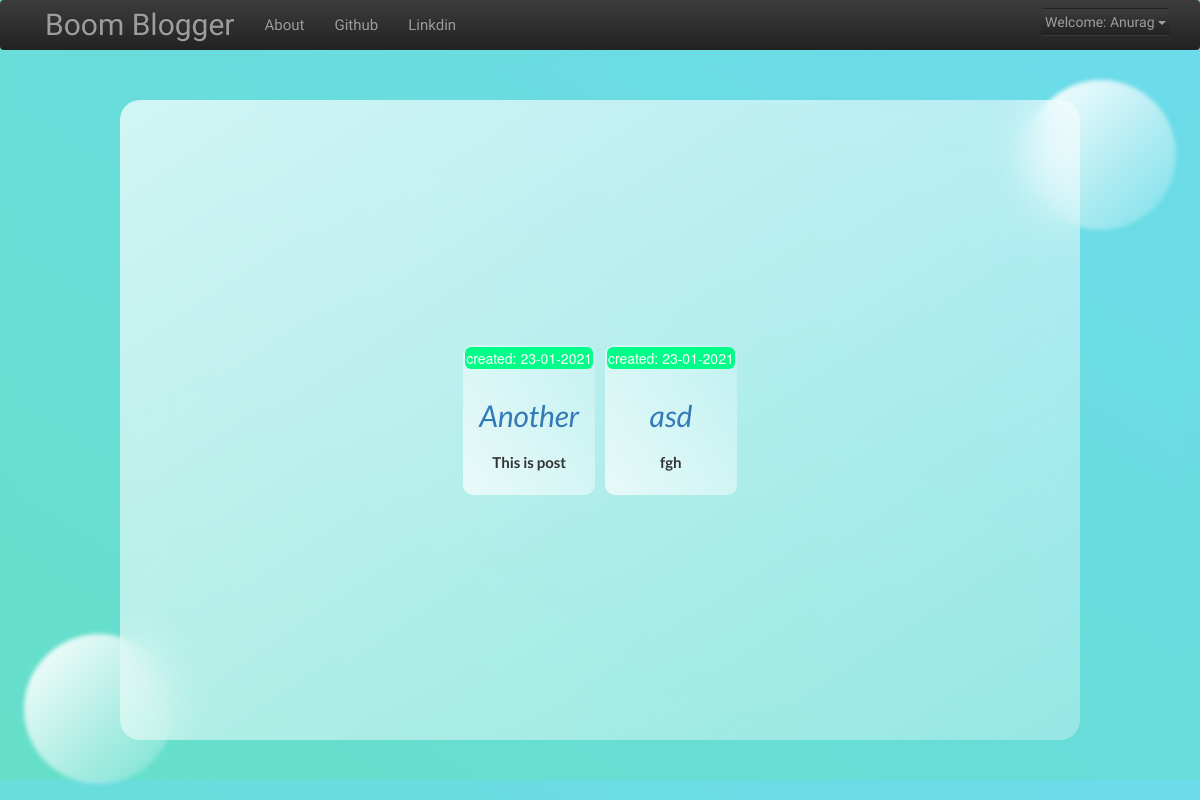
Page /drafts/ (signed in) on the committed database.
### blog/models.py (models this page shows, shortened)
class Post(models.Model):
    author = models.ForeignKey("auth.User", on_delete=models.CASCADE)  # 1
    title = models.CharField(max_length=200)
    text = models.TextField()
    created_date = models.DateTimeField(default=timezone.now)
    published_date = models.DateTimeField(blank=True, null=True)  # 2

### blog/views.py (the view)
# urls.py: path("drafts/", views.DraftListView.as_view(), name="post_draft_list"),
class DraftListView(LoginRequiredMixin, ListView):
    context_object_name = "draft_list"
    login_url = "/login/"
    redirect_field_name = "blog/post_draft_list.html"
    model = Post
    template_name = "post_draft_list.html"
    def get_queryset(self):
        return Post.objects.filter(published_date__isnull=True).order_by("created_date")

### blog/templates/blog/post_draft_list.html (shortened to what this page needs)
{% extends 'blog/base.html' %}
{% block content %}
<div class="centerstage">
  {% for draft in draft_list %}
  {% if not draft.published_date %}
  <div class="card">
    <p class="date">created: {{ draft.created_date|date:'d-m-Y' }}</p>
    <h2><a href="{% url 'post_detail' pk=draft.pk %}">{{ draft.title }}</a></h2>
    <p class="postcontent">{{ draft.text|safe|truncatechars:50 }}</p>
  </div>
  {% endif %}
  {% empty %}
  <h2 class="empty">No Drafts!!</h2>
  {% endfor %}
</div>
{% endblock content %}

### blog/templates/blog/base.html (shortened to what this page needs)
<!DOCTYPE html>
{% load staticfiles %}
<html lang="en">
<head>
  <link rel="stylesheet" href="https://stackpath.bootstrapcdn.com/bootstrap/3.4.1/css/bootstrap.min.css"
>
  <link rel="stylesheet" href="https://stackpath.bootstrapcdn.com/bootstrap/3.4.1/css/bootstrap-theme.min.css"
>
  <link rel="stylesheet" href="//cdn.jsdelivr.net/npm/medium-editor@latest/dist/css/medium-editor.min.css"
    type="text/css" media="screen" charset="utf-8">
  <link rel="stylesheet" type="text/css" href="{% static 'css/blog.css' %}" />
</head>
<body class="">
  <nav class="nav navbar-inverse techfont custom-navbar navbar-sticky-top">
    <div class="container">
      <div class="navbar-header animated-collapse-icon">
        <li><a href="{% url 'post_list' %}" class="navbar-brand bigbrand ">Boom Blogger</a>
        </li>
      </div>
      <div class="collapse navbar-collapse dropdown" id="mydropdown">
        <ul class="nav navbar-nav">
          <li><a href="{% url 'about' %}" class="navbar-link">About</a></li>
          <li><a href="https://github.com/" class="navbar-link">Github</a></li>
          <li><a href="https://www.linkedin.com/" class="navbar-link">Linkdin</a></li>
        </ul>
        <nav class="nav navbar-nav navbar-right">
          {% if user.is_authenticated %}
          <div class="dropdown" id="drop-animation">
            <button class="btn btn-basic dropdown-toggle " type="button" data-toggle="dropdown"
              style="background-image: linear-gradient(to bottom,#3c3c3c 0,#222 100%); color: #9d9d9d; padding: 3px; margin-top: 8px;">
              Welcome: {{ user.username }}
              <span class="caret"></span>
            </button>
          </div>
          {% else %}
          <li><a href="{% url 'login' %}" class="nav navbar-right"><span class="glyphicon glyphicon-user"></span></a>
          </li>
          {% endif %}
        </nav>
      </div>
    </div>
  </nav>
  <div class="content container-fluid">
    <div class="main">
      <div class="glass">
        <div class="blog_posts ">
          {% block content %}
          {% endblock %}
        </div>
      </div>
    </div>
    <div class="circle1"></div>
    <div class="circle2"></div>
  </div>
</body>
</html>

### blog/static/css/blog.css (style rules this page uses)
* { margin: 0; padding: 0; box-sizing: border-box; }
.techfont { font-family: 'Russo One', sans-serif; font-size: 1.5rem; margin-bottom: 10px; }
.bigbrand { font-size: 3rem; }
.centerstage { display: flex; align-items: center; justify-content: center; flex-flow: row wrap; padding: 10px; }
.postcontent { font-family: 'Monteserrat', 'Lucida Sans', 'Lucida Sans Regular', 'Lucida Grande', 'Lucida Sans Unicode', Geneva, Verdana, sans-serif; font-size: 1.5rem; }
body { min-height: 100%; background: linear-gradient(to right top, #65dfc9, #6cdbeb); z-index: -2; }
.main { min-height: 90vh; background: linear-gradient(to right top, #65dfc9, #6cdbeb); display: flex; align-items: center; justify-content: center; }
.glass { background: white; max-height: 80vh; min-width: 80vw; background: linear-gradient(to right bottom, rgba(255, 255, 255, 0.7), rgba(255, 255, 255, 0.3)); border-radius: 2rem; backdrop-filter: blur(2rem); position: relative; z-index: 2; overflow-y: auto; }
.circle1, .circle2 { background: white; background: linear-gradient(to right bottom, rgba(255, 255, 255, 1), rgba(255, 255, 255, 0.1)); border-radius: 50%; height: 15rem; width: 15rem; z-index: 0; filter: blur(2px); }
.circle1 { position: absolute; top: 10%; right: 2%; }
.circle2 { position: absolute; bottom: 2%; left: 2%; }
.blog_posts { display: flex; flex-flow: column wrap; align-items: center; justify-content: space-evenly; min-height: 80vh; }
.card { display: flex; flex-flow: column nowrap; align-items: center; justify-content: space-evenly; background: linear-gradient(to right top, rgba(255, 255, 255, 0.7), rgba(255, 255, 255, 0.2)); border-radius: 1rem; padding: 2px; margin: 5px; }
h1, h2 { font-family: 'Lato', sans-serif; font-style: italic; font-weight: 400; color: #504e4e; }
a { text-decoration: none; }
a:link { text-decoration: none; }
.postcontent+p { font-family: 'Lato', sans-serif; font-size: 1.5rem; font-weight: 700; margin-left: 2rem; margin-right: 2rem; align-self: center; }
.date { background-color: #0f8; color: white; padding: 1px; border-radius: 0.6rem; }

### rows in the picture
Post: created_date "23-01-2021", title "Another", text "This is post"
Post: created_date "23-01-2021", title "asd", text "fgh"

### other values in the picture
{{ user.username }} "Anurag"
